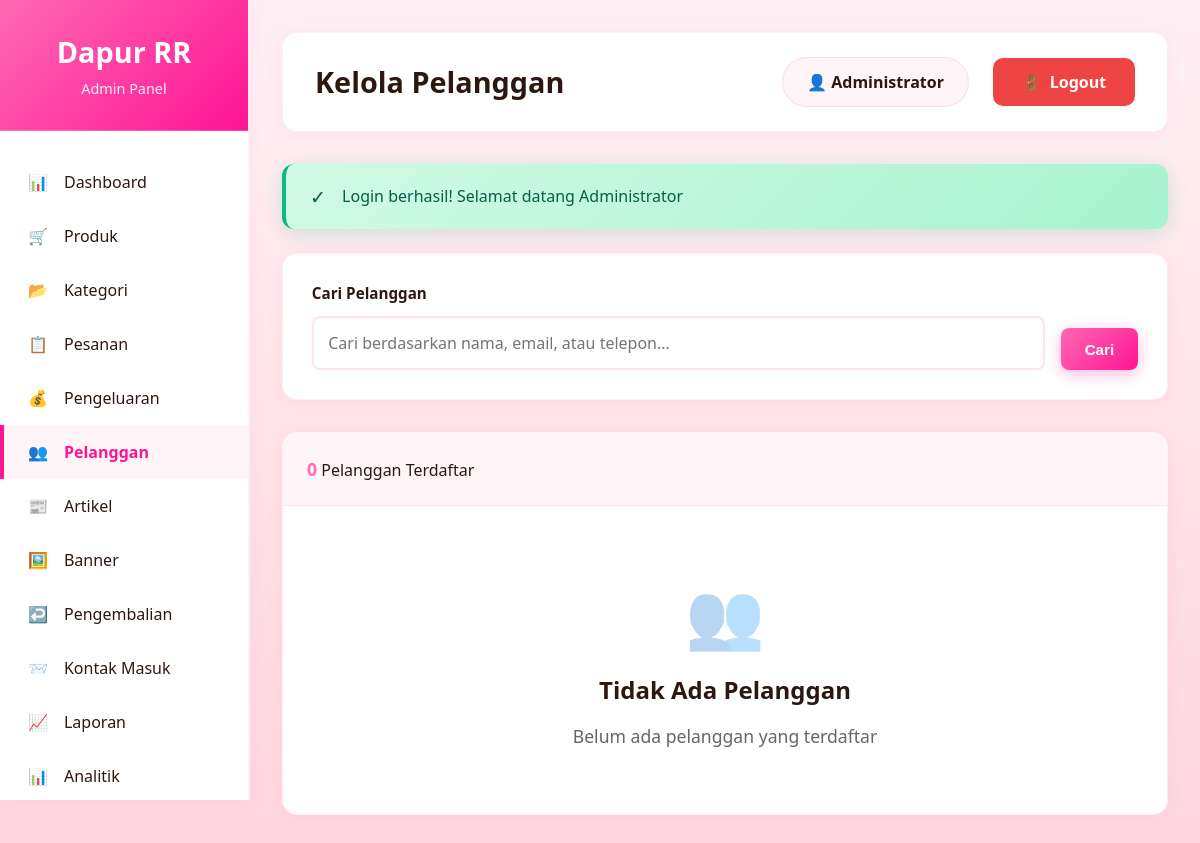
Page /admin/pelanggan.php (signed in) on the earlier database version.
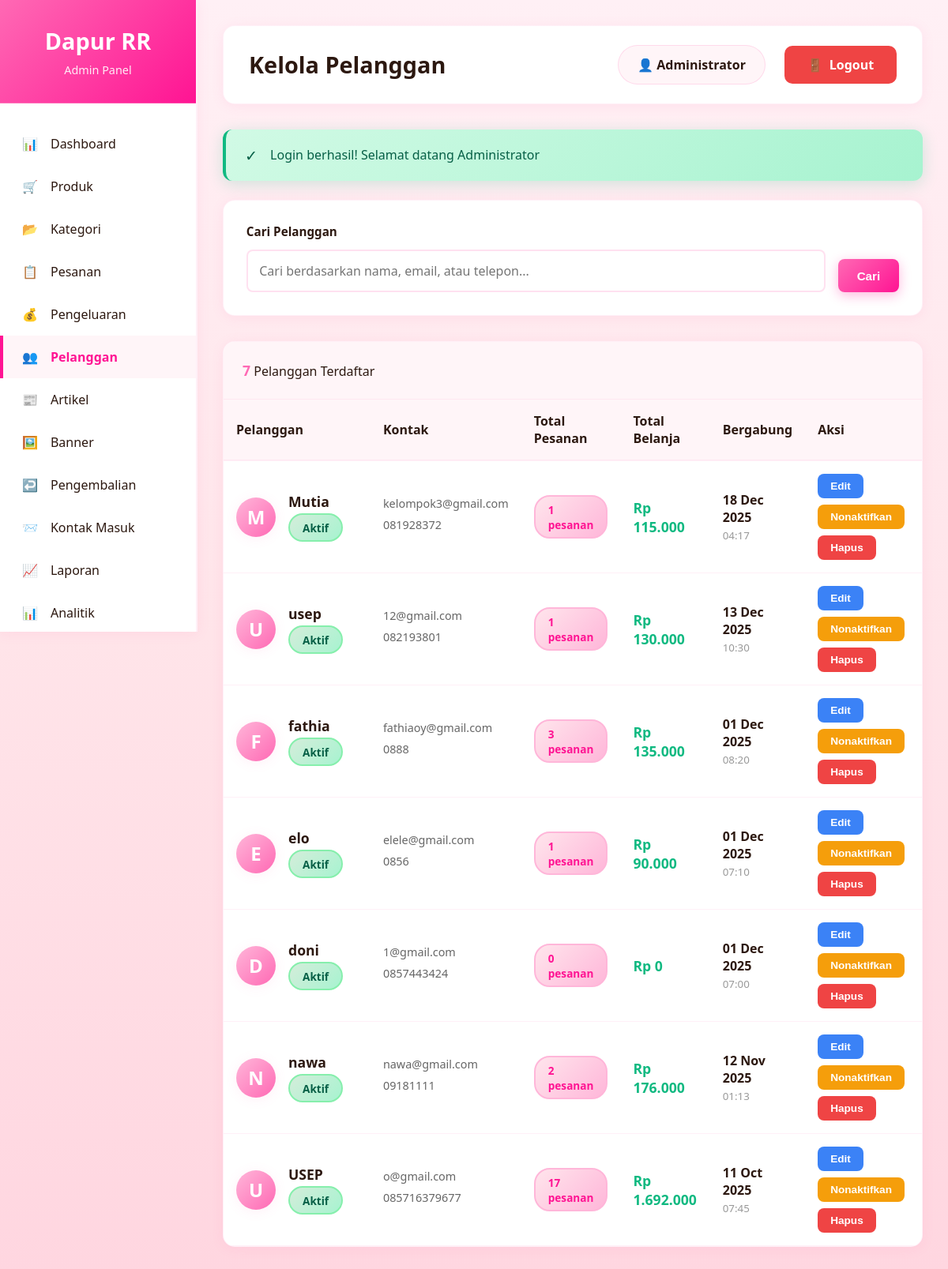
Same page on the later database version.
### tables this page shows
CREATE TABLE `users` (
  `id` int(11) NOT NULL,
  `nama` varchar(100) NOT NULL,
  `email` varchar(100) NOT NULL,
  `password` varchar(255) NOT NULL,
  `no_telepon` varchar(20) DEFAULT NULL,
  `alamat` text DEFAULT NULL,
  `role` enum('admin','user') DEFAULT 'user',
  `is_active` tinyint(1) DEFAULT 1,
  `created_at` timestamp NOT NULL DEFAULT current_timestamp()
);

### config/database.php (called while the page is built, shortened)
<?php
function formatRupiah($angka) {
    return "Rp " . number_format($angka, 0, ',', '.');
}
?>

### admin/pelanggan.php (the view, shortened to what the changed rows need)
<?php
require_once '../config/database.php';
$conn = getConnection();
$search = $_GET['search'] ?? '';
$page = isset($_GET['page']) ? (int)$_GET['page'] : 1;
$limit = 15;
$offset = ($page - 1) * $limit;
$where = "WHERE u.role = 'user'";
$countWhere = $where;
$countQuery = "SELECT COUNT(*) as total FROM users u $countWhere";
if (!empty($search)) {
    $searchParam = "%$search%";
    $countStmt = $conn->prepare($countQuery);
    $countStmt->bind_param("sss", $searchParam, $searchParam, $searchParam);
    $countStmt->execute();
    $total = $countStmt->get_result()->fetch_assoc()['total'];
    $countStmt->close();
} else {
    $result = $conn->query($countQuery);
    $total = $result->fetch_assoc()['total'];
}
$query = "SELECT u.*,
          COUNT(DISTINCT p.id) as total_pesanan,
          COALESCE(SUM(CASE WHEN p.status != 'dibatalkan' THEN p.total_harga ELSE 0 END), 0) as total_belanja
          FROM users u
          LEFT JOIN pesanan p ON u.id = p.user_id
          $where
          GROUP BY u.id
          ORDER BY u.created_at DESC
          LIMIT ? OFFSET ?";
if (!empty($search)) {
    $searchParam = "%$search%";
    $stmt = $conn->prepare($query);
    $stmt->bind_param("sssii", $searchParam, $searchParam, $searchParam, $limit, $offset);
    $stmt->execute();
    $pelanggan = $stmt->get_result();
} else {
    $stmt = $conn->prepare($query);
    $stmt->bind_param("ii", $limit, $offset);
    $stmt->execute();
    $pelanggan = $stmt->get_result();
}
?>
<!DOCTYPE html>
<html lang="id">
<head>
</head>
<body>
    <div class="sidebar">
        <div class="sidebar-header">
            <h2>Dapur RR</h2>
        </div>
    </div>
    <div class="main-content">
        <div class="top-bar">
            <h1 class="page-title">Kelola Pelanggan</h1>
        </div>
        <div class="table-container">
            <div class="table-header">
                <div>
                    <strong><?php echo $total; ?></strong> Pelanggan Terdaftar
                </div>
            </div>
            <?php if ($pelanggan->num_rows > 0): ?>
            <table>
                <thead>
                    <tr>
                        <th width="25%">Pelanggan</th>
                        <th width="20%">Kontak</th>
                        <th width="12%">Total Pesanan</th>
                        <th width="13%">Total Belanja</th>
                        <th width="12%">Bergabung</th>
                        <th width="18%">Aksi</th>
                    </tr>
                </thead>
                <tbody>
                    <?php while($p = $pelanggan->fetch_assoc()): ?>
                    <tr>
                        <td>
                            <div class="customer-info">
                                <div class="customer-avatar">
                                    <?php echo strtoupper(substr($p['nama'], 0, 1)); ?>
                                </div>
                                <div>
                                    <div class="customer-name"><?php echo htmlspecialchars($p['nama']); ?></div>
                                    <?php if ($p['is_active']): ?>
                                    <span class="badge badge-success">Aktif</span>
                                    <?php else: ?>
                                    <span class="badge badge-warning">⏸Nonaktif</span>
                                    <?php endif; ?>
                                </div>
                            </div>
                        </td>
                        <td>
                            <div class="contact-info">
                                <div> <?php echo htmlspecialchars($p['email']); ?></div>
                                <?php if (!empty($p['no_telepon'])): ?>
                                <div> <?php echo htmlspecialchars($p['no_telepon']); ?></div>
                                <?php endif; ?>
                            </div>
                        </td>
                        <td>
                            <span class="badge badge-primary">
                                 <?php echo $p['total_pesanan']; ?> pesanan
                            </span>
                        </td>
                        <td>
                            <div class="stat-value">
                                <?php echo formatRupiah($p['total_belanja']); ?>
                            </div>
                        </td>
                        <td>
                            <strong><?php echo date('d M Y', strtotime($p['created_at'])); ?></strong><br>
                            <small style="color: #999;">
                                 <?php echo date('H:i', strtotime($p['created_at'])); ?>
                            </small>
                        </td>
                        <td>
                            <div class="action-buttons">
                                <button onclick="openEditModal(<?php echo htmlspecialchars(json_encode($p)); ?>)" class="btn btn-edit">
                                    Edit
                                </button>
                                <form method="POST" style="display: inline;" onsubmit="return confirm('Yakin ingin <?php echo $p['is_active'] ? 'menonaktifkan' : 'mengaktifkan'; ?> pelanggan ini?');">
                                    <button type="submit" name="toggle_status" class="btn btn-toggle">
                                        <?php echo $p['is_active'] ? 'Nonaktifkan' : ' Aktifkan'; ?>
                                    </button>
                                </form>
                                <form method="POST" style="display: inline;" onsubmit="return confirm('Yakin ingin menghapus pelanggan ini? Aksi ini tidak dapat dibatalkan!');">
                                    <button type="submit" class="btn btn-delete">
                                        Hapus
                                    </button>
                                </form>
                            </div>
                        </td>
                    </tr>
                    <?php endwhile; ?>
                </tbody>
            </table>
            <?php else: ?>
            <div class="empty-state">
                <div class="empty-state-icon">👥</div>
                <h3>Tidak Ada Pelanggan</h3>
                <p>
                    <?php if (!empty($search)): ?>
                        Tidak ada pelanggan yang cocok dengan pencarian "<?php echo htmlspecialchars($search); ?>"
                    <?php else: ?>
                        Belum ada pelanggan yang terdaftar
                    <?php endif; ?>
                </p>
            </div>
            <?php endif; ?>
        </div>
    </div>
</body>
</html>

Differences in the rows shown:
added users: nama "M", nama "Mutia", is_active "Aktif", email "kelompok3@gmail.com", no_telepon "081928372", total_pesanan "1", total_belanja "Rp 115.000", created_at "18 Dec 2025", created_at "04:17"
added users: nama "U", nama "usep", is_active "Aktif", email "12@gmail.com", no_telepon "082193801", total_pesanan "1", total_belanja "Rp 130.000", created_at "13 Dec 2025", created_at "10:30"
added users: nama "F", nama "fathia", is_active "Aktif", email "fathiaoy@gmail.com", no_telepon "0888", total_pesanan "3", total_belanja "Rp 135.000", created_at "01 Dec 2025", created_at "08:20"
added users: nama "E", nama "elo", is_active "Aktif", email "elele@gmail.com", no_telepon "0856", total_pesanan "1", total_belanja "Rp 90.000", created_at "01 Dec 2025", created_at "07:10"
added users: nama "D", nama "doni", is_active "Aktif", email "1@gmail.com", no_telepon "0857443424", total_pesanan "0", total_belanja "Rp 0", created_at "01 Dec 2025", created_at "07:00"
added users: nama "N", nama "nawa", is_active "Aktif", email "nawa@gmail.com", no_telepon "09181111", total_pesanan "2", total_belanja "Rp 176.000", created_at "12 Nov 2025", created_at "01:13"
added users: nama "U", nama "USEP", is_active "Aktif", email "o@gmail.com", no_telepon "085716379677", total_pesanan "17", total_belanja "Rp 1.692.000", created_at "11 Oct 2025", created_at "07:45"
Other differences:
$total: "0" → "7"
text no longer shown: "👥 Tidak Ada Pelanggan Belum ada pelanggan yang terdaftar"
text now shown: "Pelanggan Kontak Total Pesanan Total Belanja Bergabung Aksi"
